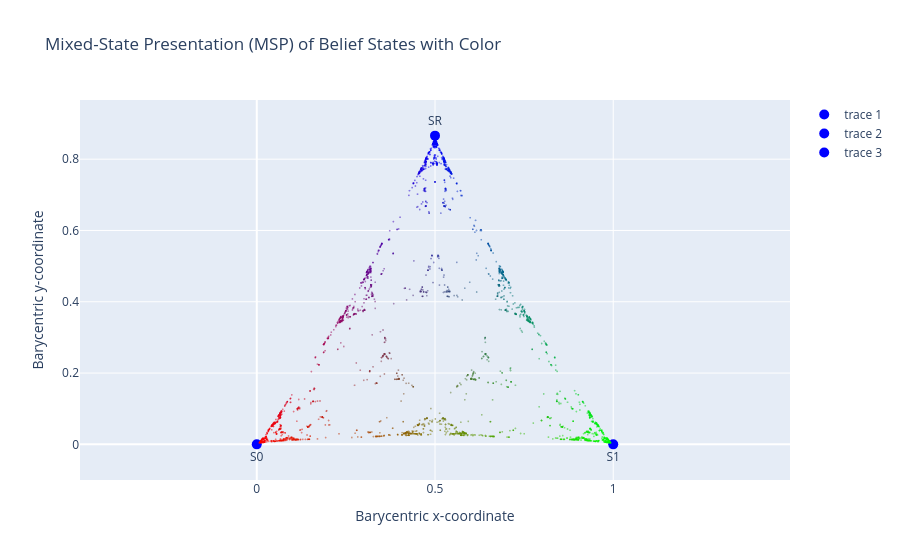

The cell this chart's notebook holds for it:
### Code cell
belief_to_barycentric(belief_states_all.reshape(-1,3), belief_states_all.reshape(-1,3))

### Figure 1 — Plotly figure (JSON) as saved in the notebook; plotly's stock layout.template omitted (floating-point values rounded to 4 significant figures; data arrays with more than 128 entries replaced by an {"elided": "..."} marker saying what was removed)
{"data": [{"hovertemplate": "Barycentric x-coordinate=%{x}<br>Barycentric y-coordinate=%{y}<extra></extra>", "legendgroup": "", "marker": {"color": {"elided": "20000 str values"}, "opacity": 0.5, "size": 2, "symbol": "circle"}, "mode": "markers", "name": "", "showlegend": false, "type": "scattergl", "x": {"elided": "20000 float values"}, "xaxis": "x", "y": {"elided": "20000 float values"}, "yaxis": "y"}, {"marker": {"color": "blue", "size": 10}, "mode": "markers+text", "text": ["S0"], "textposition": "bottom center", "type": "scatter", "x": [0], "y": [0]}, {"marker": {"color": "blue", "size": 10}, "mode": "markers+text", "text": ["S1"], "textposition": "bottom center", "type": "scatter", "x": [1], "y": [0]}, {"marker": {"color": "blue", "size": 10}, "mode": "markers+text", "text": ["SR"], "textposition": "top center", "type": "scatter", "x": [0.5], "y": [0.866]}], "layout": {"legend": {"tracegroupgap": 0}, "title": {"text": "Mixed-State Presentation (MSP) of Belief States with Color"}, "xaxis": {"anchor": "y", "domain": [0, 1], "range": [-0.1, 1.1], "title": {"text": "Barycentric x-coordinate"}}, "yaxis": {"anchor": "x", "domain": [0, 1], "range": [-0.1, 0.966], "scaleanchor": "x", "scaleratio": 1, "title": {"text": "Barycentric y-coordinate"}}}}
